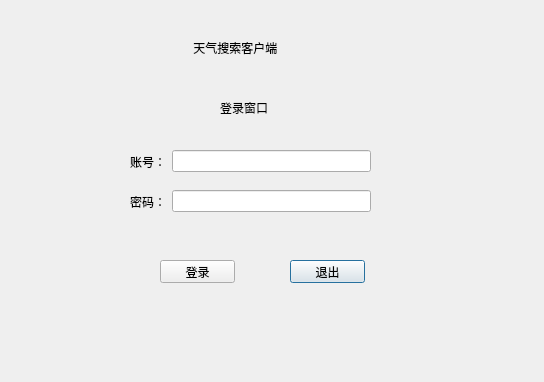
<?xml version="1.0" encoding="UTF-8"?>
<ui version="4.0">
 <class>login</class>
 <widget class="QDialog" name="login">
  <property name="geometry">
   <rect>
    <x>0</x>
    <y>0</y>
    <width>544</width>
    <height>382</height>
   </rect>
  </property>
  <property name="windowTitle">
   <string>Dialog</string>
  </property>
  <widget class="QLabel" name="label">
   <property name="geometry">
    <rect>
     <x>190</x>
     <y>40</y>
     <width>151</width>
     <height>16</height>
    </rect>
   </property>
   <property name="text">
    <string> 天气搜索客户端</string>
   </property>
  </widget>
  <widget class="QLabel" name="label_6">
   <property name="geometry">
    <rect>
     <x>370</x>
     <y>340</y>
     <width>131</width>
     <height>20</height>
    </rect>
   </property>
   <property name="text">
    <string/>
   </property>
  </widget>
  <widget class="QWidget" name="layoutWidget">
   <property name="geometry">
    <rect>
     <x>130</x>
     <y>150</y>
     <width>241</width>
     <height>23</height>
    </rect>
   </property>
   <layout class="QHBoxLayout" name="horizontalLayout">
    <item>
     <widget class="QLabel" name="label_3">
      <property name="text">
       <string>账号：</string>
      </property>
     </widget>
    </item>
    <item>
     <widget class="QLineEdit" name="lineEdit"/>
    </item>
   </layout>
  </widget>
  <widget class="QWidget" name="layoutWidget_2">
   <property name="geometry">
    <rect>
     <x>130</x>
     <y>190</y>
     <width>241</width>
     <height>23</height>
    </rect>
   </property>
   <layout class="QHBoxLayout" name="horizontalLayout_2">
    <item>
     <widget class="QLabel" name="label_4">
      <property name="text">
       <string>密码：</string>
      </property>
     </widget>
    </item>
    <item>
     <widget class="QLineEdit" name="lineEdit_2"/>
    </item>
   </layout>
  </widget>
  <widget class="QLabel" name="label_2">
   <property name="geometry">
    <rect>
     <x>220</x>
     <y>100</y>
     <width>71</width>
     <height>16</height>
    </rect>
   </property>
   <property name="text">
    <string>登录窗口</string>
   </property>
  </widget>
  <widget class="QPushButton" name="pushButton_2">
   <property name="geometry">
    <rect>
     <x>290</x>
     <y>260</y>
     <width>75</width>
     <height>23</height>
    </rect>
   </property>
   <property name="styleSheet">
    <string notr="true">QPushButton:hover:!pressed
{
   color: white;
  background-color: QLinearGradient( x1: 0, y1: 0, x2: 0, y2: 1, stop: 0 #88d, stop: 0.1 #99e, stop: 0.49 #77c, stop: 0.5 #66b, stop: 1 #77c);
  border-width: 1px;
  border-color: #339;
  border-style: solid;
  border-radius: 7;
  padding: 3px;
  font-size: 13px;
  padding-left: 5px;
  padding-right: 5px;
  min-width: 50px;
  max-width: 50px;
  min-height: 13px;
  max-height: 13px;
}</string>
   </property>
   <property name="text">
    <string>退出</string>
   </property>
  </widget>
  <widget class="QPushButton" name="pushButton">
   <property name="geometry">
    <rect>
     <x>160</x>
     <y>260</y>
     <width>75</width>
     <height>23</height>
    </rect>
   </property>
   <property name="styleSheet">
    <string notr="true">QPushButton:hover:!pressed
{
   color: white;
  background-color: QLinearGradient( x1: 0, y1: 0, x2: 0, y2: 1, stop: 0 #88d, stop: 0.1 #99e, stop: 0.49 #77c, stop: 0.5 #66b, stop: 1 #77c);
  border-width: 1px;
  border-color: #334;
  border-style: solid;
  border-radius: 7;
  padding: 3px;
  font-size: 13px;
  padding-left: 5px;
  padding-right: 5px;
  min-width: 50px;
  max-width: 50px;
  min-height: 13px;
  max-height: 13px;
}</string>
   </property>
   <property name="text">
    <string>登录</string>
   </property>
  </widget>
  <widget class="QLabel" name="label_5">
   <property name="geometry">
    <rect>
     <x>100</x>
     <y>340</y>
     <width>141</width>
     <height>16</height>
    </rect>
   </property>
   <property name="text">
    <string/>
   </property>
  </widget>
 </widget>
 <resources/>
 <connections/>
</ui>
